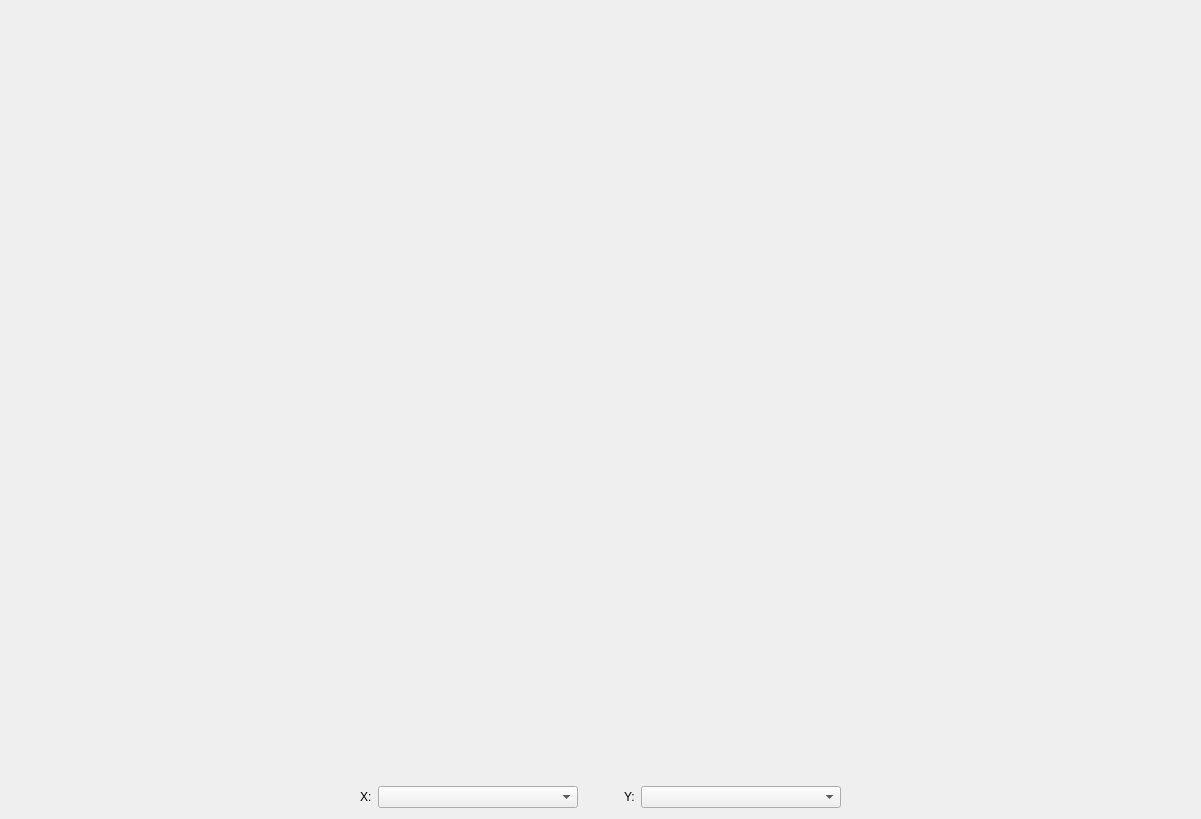
<?xml version="1.0" encoding="UTF-8"?>
<ui version="4.0">
 <class>ScoreFileView</class>
 <widget class="QWidget" name="ScoreFileView">
  <property name="geometry">
   <rect>
    <x>0</x>
    <y>0</y>
    <width>1201</width>
    <height>819</height>
   </rect>
  </property>
  <property name="windowTitle">
   <string>Score File View</string>
  </property>
  <layout class="QVBoxLayout" name="verticalLayout" stretch="1,0">
   <property name="leftMargin">
    <number>0</number>
   </property>
   <property name="topMargin">
    <number>0</number>
   </property>
   <property name="rightMargin">
    <number>0</number>
   </property>
   <item>
    <widget class="QtCharts::QChartView" name="chart_view" native="true"/>
   </item>
   <item>
    <layout class="QHBoxLayout" name="horizontalLayout_2">
     <item>
      <spacer name="horizontalSpacer_3">
       <property name="orientation">
        <enum>Qt::Horizontal</enum>
       </property>
       <property name="sizeHint" stdset="0">
        <size>
         <width>40</width>
         <height>20</height>
        </size>
       </property>
      </spacer>
     </item>
     <item>
      <widget class="QLabel" name="label">
       <property name="text">
        <string>X:</string>
       </property>
      </widget>
     </item>
     <item>
      <widget class="QComboBox" name="y_axis">
       <property name="minimumSize">
        <size>
         <width>200</width>
         <height>0</height>
        </size>
       </property>
      </widget>
     </item>
     <item>
      <spacer name="horizontalSpacer">
       <property name="orientation">
        <enum>Qt::Horizontal</enum>
       </property>
       <property name="sizeType">
        <enum>QSizePolicy::Fixed</enum>
       </property>
       <property name="sizeHint" stdset="0">
        <size>
         <width>40</width>
         <height>20</height>
        </size>
       </property>
      </spacer>
     </item>
     <item>
      <widget class="QLabel" name="label_2">
       <property name="text">
        <string>Y:</string>
       </property>
      </widget>
     </item>
     <item>
      <widget class="QComboBox" name="x_axis">
       <property name="minimumSize">
        <size>
         <width>200</width>
         <height>0</height>
        </size>
       </property>
      </widget>
     </item>
     <item>
      <spacer name="horizontalSpacer_2">
       <property name="orientation">
        <enum>Qt::Horizontal</enum>
       </property>
       <property name="sizeHint" stdset="0">
        <size>
         <width>40</width>
         <height>20</height>
        </size>
       </property>
      </spacer>
     </item>
    </layout>
   </item>
  </layout>
 </widget>
 <customwidgets>
  <customwidget>
   <class>QtCharts::QChartView</class>
   <extends>QWidget</extends>
   <header location="global">QChartView</header>
   <container>1</container>
  </customwidget>
 </customwidgets>
 <resources/>
 <connections/>
</ui>
